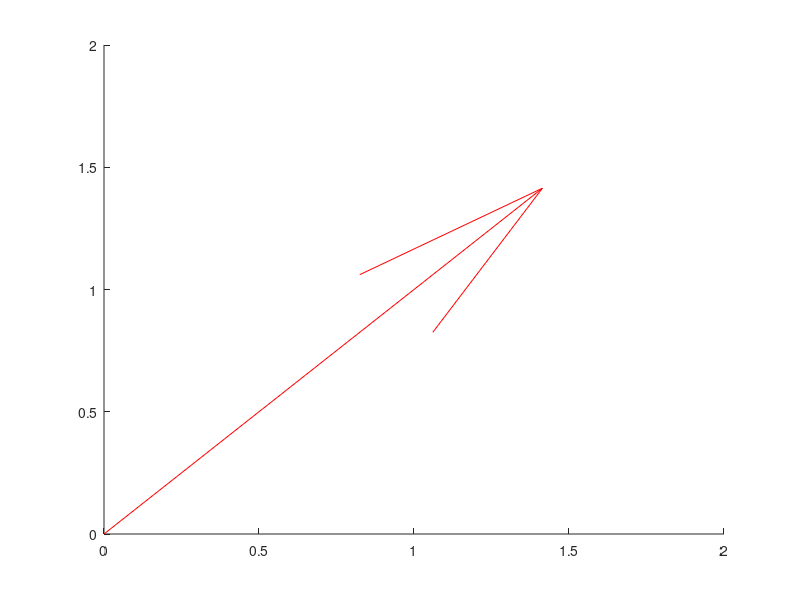

Reproduce this figure in MATLAB. (Note: this script raises an error after producing the figure.)
% サンプルデータの作成
[X, Y, Z] = peaks;

% 3次元プロットの作成
figure;
%surf(X, Y, Z);
hold on;

% 矢印の描画（回転させるための計算）
x = 0; % 矢印の始点のx座標
y = 0; % 矢印の始点のy座標
z = 0; % 矢印の始点のz座標
u = cosd(45); % 矢印のx方向の長さ（45度回転）
v = sind(45); % 矢印のy方向の長さ（45度回転）
w = 0; % 矢印のz方向の長さ（水平回転なので0）
scale = 2; % スケールファクター

% 矢印を赤色で描画し、スケールを調整
h = quiver3(x, y, z, u, v, w, scale, 'r'); 

% 矢印のヘッドサイズを調整
h.MaxHeadSize = 2; % デフォルトより大きいヘッドサイズ

% 矢印の線の太さを調整
h.LineWidth = 2; % デフォルトより太い線

% 視点を設定（適切な視点に調整）
view(45, 30); % 方位角45度、仰角30度

hold off;